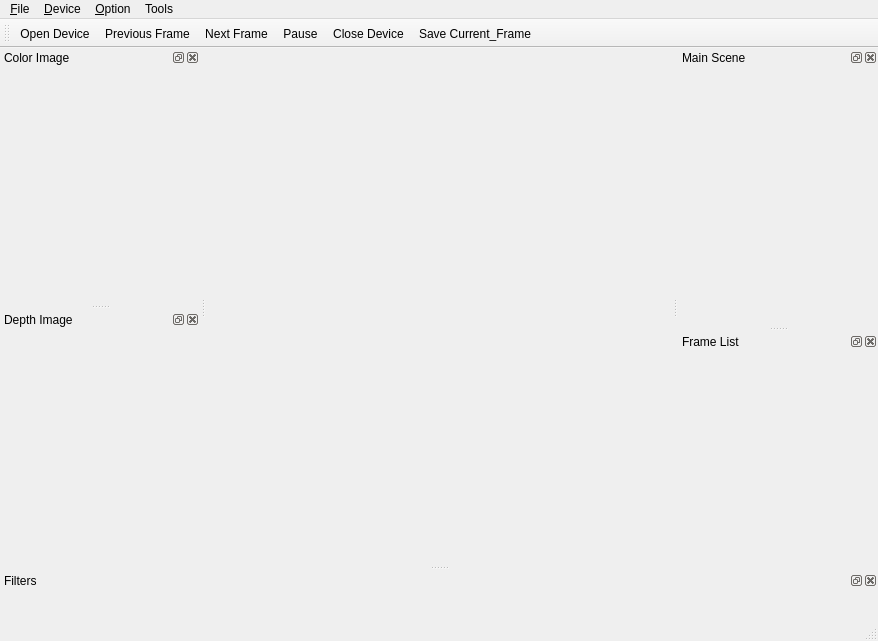
<?xml version="1.0" encoding="UTF-8"?>
<ui version="4.0">
 <class>MainWindow</class>
 <widget class="QMainWindow" name="MainWindow">
  <property name="geometry">
   <rect>
    <x>0</x>
    <y>0</y>
    <width>878</width>
    <height>641</height>
   </rect>
  </property>
  <property name="windowTitle">
   <string>RecFLS</string>
  </property>
  <widget class="QWidget" name="centralWidget"/>
  <widget class="QMenuBar" name="menuBar">
   <property name="geometry">
    <rect>
     <x>0</x>
     <y>0</y>
     <width>878</width>
     <height>23</height>
    </rect>
   </property>
   <widget class="QMenu" name="menu_File">
    <property name="title">
     <string>&amp;File</string>
    </property>
   </widget>
   <widget class="QMenu" name="menu_Device">
    <property name="title">
     <string>&amp;Device</string>
    </property>
   </widget>
   <widget class="QMenu" name="menu_Option">
    <property name="title">
     <string>&amp;Option</string>
    </property>
    <addaction name="actionPreferences"/>
   </widget>
   <widget class="QMenu" name="menuTools">
    <property name="title">
     <string>Tools</string>
    </property>
    <addaction name="actionBoundary_Extractor"/>
    <addaction name="actionLine_Extractor"/>
    <addaction name="actionLine_Matcher"/>
    <addaction name="actionFused_Line_Extractor"/>
    <addaction name="actionLineViewer"/>
   </widget>
   <addaction name="menu_File"/>
   <addaction name="menu_Device"/>
   <addaction name="menu_Option"/>
   <addaction name="menuTools"/>
  </widget>
  <widget class="QToolBar" name="mainToolBar">
   <attribute name="toolBarArea">
    <enum>TopToolBarArea</enum>
   </attribute>
   <attribute name="toolBarBreak">
    <bool>false</bool>
   </attribute>
   <addaction name="actionOpen_Device"/>
   <addaction name="actionPrevious_Frame"/>
   <addaction name="actionNext_Frame"/>
   <addaction name="actionPause"/>
   <addaction name="actionClose_Device"/>
   <addaction name="actionSave_Current_Frame"/>
  </widget>
  <widget class="QStatusBar" name="statusBar"/>
  <widget class="QDockWidget" name="dockWidgetColorImage">
   <property name="minimumSize">
    <size>
     <width>200</width>
     <height>58</height>
    </size>
   </property>
   <property name="maximumSize">
    <size>
     <width>524287</width>
     <height>524287</height>
    </size>
   </property>
   <property name="windowTitle">
    <string>Color Image</string>
   </property>
   <attribute name="dockWidgetArea">
    <number>1</number>
   </attribute>
   <widget class="QWidget" name="dockWidgetContents_3">
    <layout class="QVBoxLayout" name="verticalLayout">
     <item>
      <widget class="ImageViewer" name="widgetColorImage" native="true"/>
     </item>
    </layout>
   </widget>
  </widget>
  <widget class="QDockWidget" name="dockWidgetFilters">
   <property name="minimumSize">
    <size>
     <width>200</width>
     <height>48</height>
    </size>
   </property>
   <property name="windowTitle">
    <string>Filters</string>
   </property>
   <attribute name="dockWidgetArea">
    <number>8</number>
   </attribute>
   <widget class="QWidget" name="dockWidgetContentsFilters">
    <layout class="QHBoxLayout" name="layoutFilters"/>
   </widget>
  </widget>
  <widget class="QDockWidget" name="dockWidgetDepthImage">
   <property name="minimumSize">
    <size>
     <width>200</width>
     <height>58</height>
    </size>
   </property>
   <property name="maximumSize">
    <size>
     <width>524287</width>
     <height>524287</height>
    </size>
   </property>
   <property name="windowTitle">
    <string>Depth Image</string>
   </property>
   <attribute name="dockWidgetArea">
    <number>1</number>
   </attribute>
   <widget class="QWidget" name="dockWidgetContents_5">
    <layout class="QVBoxLayout" name="verticalLayout_2">
     <item>
      <widget class="ImageViewer" name="widgetDepthImage" native="true"/>
     </item>
    </layout>
   </widget>
  </widget>
  <widget class="QDockWidget" name="dockWidgetMainScene">
   <property name="minimumSize">
    <size>
     <width>200</width>
     <height>50</height>
    </size>
   </property>
   <property name="floating">
    <bool>false</bool>
   </property>
   <property name="windowTitle">
    <string>Main Scene</string>
   </property>
   <attribute name="dockWidgetArea">
    <number>2</number>
   </attribute>
   <widget class="QWidget" name="dockWidgetContentsMainScene">
    <layout class="QVBoxLayout" name="layoutDockMainScene"/>
   </widget>
  </widget>
  <widget class="QDockWidget" name="dockWidgetFrameList">
   <property name="minimumSize">
    <size>
     <width>200</width>
     <height>42</height>
    </size>
   </property>
   <property name="windowTitle">
    <string>Frame List</string>
   </property>
   <attribute name="dockWidgetArea">
    <number>2</number>
   </attribute>
   <widget class="QWidget" name="dockWidgetContents_2"/>
  </widget>
  <action name="actionNext_Frame">
   <property name="text">
    <string>Next Frame</string>
   </property>
   <property name="toolTip">
    <string>Next Frame</string>
   </property>
  </action>
  <action name="actionPrevious_Frame">
   <property name="text">
    <string>Previous Frame</string>
   </property>
   <property name="toolTip">
    <string>Previous Frame</string>
   </property>
  </action>
  <action name="actionOpen_Device">
   <property name="text">
    <string>Open Device</string>
   </property>
   <property name="toolTip">
    <string>Open Device</string>
   </property>
  </action>
  <action name="actionPause">
   <property name="text">
    <string>Pause</string>
   </property>
   <property name="toolTip">
    <string>Pause</string>
   </property>
  </action>
  <action name="actionClose_Device">
   <property name="text">
    <string>Close Device</string>
   </property>
   <property name="toolTip">
    <string>Close Device</string>
   </property>
  </action>
  <action name="actionLine_Extractor">
   <property name="text">
    <string>Line Extractor</string>
   </property>
  </action>
  <action name="actionSave_Current_Frame">
   <property name="text">
    <string>Save Current_Frame</string>
   </property>
   <property name="toolTip">
    <string>Save Current Frame</string>
   </property>
  </action>
  <action name="actionLine_Matcher">
   <property name="text">
    <string>Line Matcher</string>
   </property>
  </action>
  <action name="actionBoundary_Extractor">
   <property name="text">
    <string>Boundary Extractor</string>
   </property>
  </action>
  <action name="actionPreferences">
   <property name="text">
    <string>Preferences</string>
   </property>
  </action>
  <action name="actionICP_Matcher">
   <property name="text">
    <string>ICP Matcher</string>
   </property>
  </action>
  <action name="actionFused_Line_Extractor">
   <property name="text">
    <string>Fused Line Extractor</string>
   </property>
  </action>
  <action name="actionLineViewer">
   <property name="text">
    <string>Line Viewer</string>
   </property>
  </action>
 </widget>
 <customwidgets>
  <customwidget>
   <class>ImageViewer</class>
   <extends>QWidget</extends>
   <header>ui/ImageViewer.h</header>
   <container>1</container>
  </customwidget>
 </customwidgets>
 <resources/>
 <connections/>
</ui>
